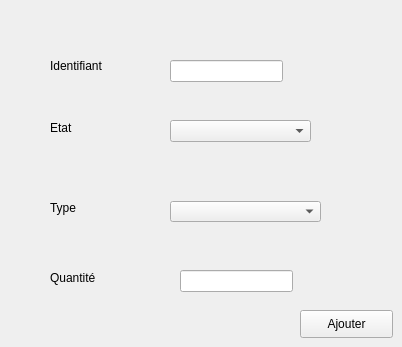
    <widget class="QWidget" name="tab_7">
     <attribute name="title">
      <string>Ajouter Equipement</string>
     </attribute>
     <widget class="QLabel" name="label_12">
      <property name="geometry">
       <rect>
        <x>50</x>
        <y>56</y>
        <width>121</width>
        <height>20</height>
       </rect>
      </property>
      <property name="text">
       <string>Identifiant</string>
      </property>
     </widget>
     <widget class="QLabel" name="label_13">
      <property name="geometry">
       <rect>
        <x>50</x>
        <y>120</y>
        <width>56</width>
        <height>16</height>
       </rect>
      </property>
      <property name="text">
       <string>Etat</string>
      </property>
     </widget>
     <widget class="QLabel" name="label_14">
      <property name="geometry">
       <rect>
        <x>50</x>
        <y>200</y>
        <width>56</width>
        <height>16</height>
       </rect>
      </property>
      <property name="text">
       <string>Type</string>
      </property>
     </widget>
     <widget class="QLabel" name="label_15">
      <property name="geometry">
       <rect>
        <x>50</x>
        <y>270</y>
        <width>56</width>
        <height>16</height>
       </rect>
      </property>
      <property name="text">
       <string>Quantité</string>
      </property>
     </widget>
     <widget class="QLineEdit" name="lineEdit_id_eq_aj">
      <property name="geometry">
       <rect>
        <x>170</x>
        <y>60</y>
        <width>113</width>
        <height>22</height>
       </rect>
      </property>
     </widget>
     <widget class="QComboBox" name="comboBox_etat">
      <property name="geometry">
       <rect>
        <x>170</x>
        <y>120</y>
        <width>141</width>
        <height>22</height>
       </rect>
      </property>
      <item>
       <property name="text">
        <string/>
       </property>
      </item>
      <item>
       <property name="text">
        <string>Nouveau</string>
       </property>
      </item>
      <item>
       <property name="text">
        <string>Utilise</string>
       </property>
      </item>
     </widget>
     <widget class="QComboBox" name="comboBox_type_eq">
      <property name="geometry">
       <rect>
        <x>170</x>
        <y>201</y>
        <width>151</width>
        <height>21</height>
       </rect>
      </property>
      <item>
       <property name="text">
        <string/>
       </property>
      </item>
      <item>
       <property name="text">
        <string>Savon Lessive</string>
       </property>
      </item>
      <item>
       <property name="text">
        <string>Eau de Javel</string>
       </property>
      </item>
      <item>
       <property name="text">
        <string>Machine a Laver</string>
       </property>
      </item>
      <item>
       <property name="text">
        <string>Machine a Repasser</string>
       </property>
      </item>
     </widget>
     <widget class="QLineEdit" name="lineEdit_qte_eq_aj">
      <property name="geometry">
       <rect>
        <x>180</x>
        <y>270</y>
        <width>113</width>
        <height>22</height>
       </rect>
      </property>
     </widget>
     <widget class="QPushButton" name="pushButton_ajouter_eq">
      <property name="geometry">
       <rect>
        <x>300</x>
        <y>310</y>
        <width>93</width>
        <height>28</height>
       </rect>
      </property>
      <property name="text">
       <string>Ajouter</string>
      </property>
     </widget>
     <widget class="QLabel" name="label_ii">
      <property name="geometry">
       <rect>
        <x>170</x>
        <y>90</y>
        <width>56</width>
        <height>16</height>
       </rect>
      </property>
      <property name="text">
       <string/>
      </property>
     </widget>
     <widget class="QLabel" name="label_qi">
      <property name="geometry">
       <rect>
        <x>180</x>
        <y>310</y>
        <width>56</width>
        <height>16</height>
       </rect>
      </property>
      <property name="text">
       <string/>
      </property>
     </widget>
    </widget>
